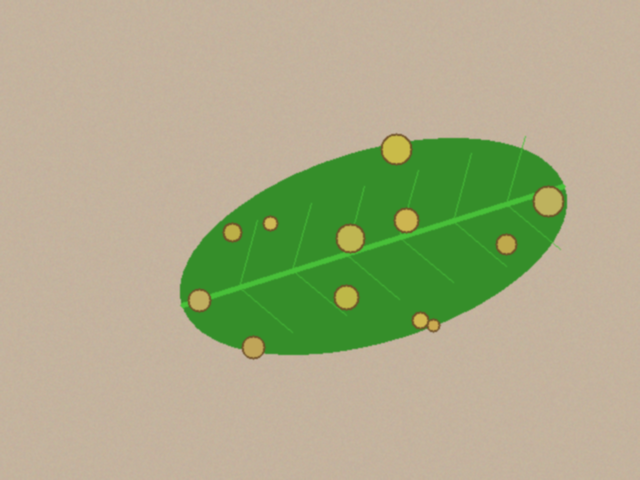
#> input picture data/sintetis/bersih/teh_041.png, 640 x 480 px, found by its file name
$ jupyter execute B3_histogram.ipynb
#> lines starting #> are read from the running program, lines starting #| are printed output that depends on the picture; after the words box and inside, x2 and y2 are one past the last pixel; in counts of white or black regions, pixels touching at a corner belong together
### src/utils_cv.py
"""utils_cv.py: fungsi bantu yang dipakai ulang sepanjang semester."""
import cv2
import numpy as np
import matplotlib.pyplot as plt

def baca(path):
    """Membaca citra dan langsung memberi pesan jelas bila gagal."""
#> called with path = '../data/sintetis/citra/teh_041.png'
    img = cv2.imread(path)
#> img is the input picture: shape (480, 640, 3); mean B, G, R 135.4, 171.9, 169.7
    if img is None:
        raise FileNotFoundError(f"Citra tidak ditemukan: {path}")
    return img

def tampil(daftar, judul, baris=1, ukuran=(14, 4)):
    """Menampilkan beberapa citra berdampingan. Citra 3 kanal dianggap BGR."""
    kolom = int(np.ceil(len(daftar) / baris))
    plt.figure(figsize=ukuran)
    for i, (im, jd) in enumerate(zip(daftar, judul)):
        plt.subplot(baris, kolom, i + 1)
        if im.ndim == 3:
            plt.imshow(cv2.cvtColor(im, cv2.COLOR_BGR2RGB))
        else:
            plt.imshow(im, cmap="gray", vmin=0, vmax=255)
        plt.title(jd)
        plt.axis("off")
    plt.tight_layout()
    plt.show()

def kontras_bercak(kanal, mask_daun, mask_bercak):
    """KB = |rerata bercak - rerata daun sehat| / simpangan baku daun sehat.
    Makin besar KB, makin mudah bercak dipisahkan dari daun sehat."""
    k = kanal.astype(np.float64)
    sehat = (mask_daun > 0) & (mask_bercak == 0)
    bercak = mask_bercak > 0
    if bercak.sum() == 0:
        return float("nan")
    return abs(k[bercak].mean() - k[sehat].mean()) / (k[sehat].std() + 1e-6)

def statistik(gray):
    """Ringkasan statistik intensitas untuk mendiagnosis mutu citra."""
    return {
        "rerata": round(float(gray.mean()), 1),
        "simpangan_baku": round(float(gray.std()), 1),
        "min": int(gray.min()),
        "maks": int(gray.max()),
        "persen_gelap": round(100 * float((gray < 50).mean()), 1),
        "persen_terang": round(100 * float((gray > 205).mean()), 1)
    }

### notebook/B3_histogram.ipynb
[cell 1]
import sys
import os
import cv2
import numpy as np

sys.path.append(os.path.abspath("../src"))

from utils_cv import baca, statistik, kontras_bercak, tampil
import matplotlib.pyplot as plt

for nama in ["teh_041.png", "teh_042.png", "teh_043.png",
"teh_044.png", "teh_045.png"]:
    gray = cv2.cvtColor(baca(f"../data/sintetis/citra/{nama}"), cv2.COLOR_BGR2GRAY)
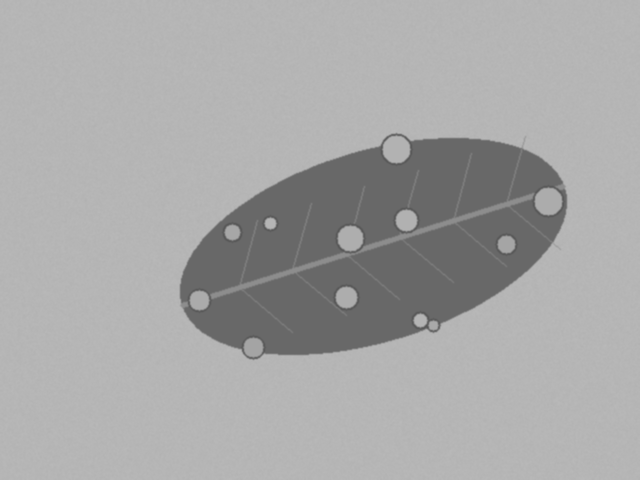
#> gray: shape (480, 640); min 87, max 185, mean 167.1
#> pass 2 of the loop `for nama in ["teh_041.png", "teh_042.png", "teh_043.png",`:
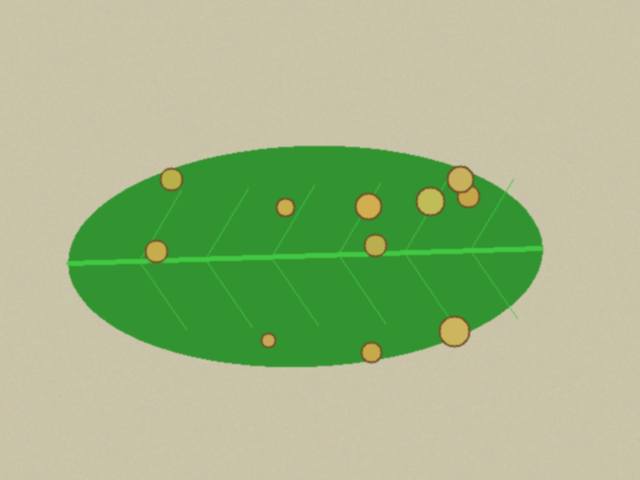
#> input picture data/sintetis/bersih/teh_042.png, 640 x 480 px, found by its file name
#> in baca, img is the input picture: shape (480, 640, 3); mean B, G, R 136.6, 183.3, 162.8
#> `gray = cv2.cvtColor(baca(f"../data/sintetis/citra/{nama}"), cv2.COLOR_..`:
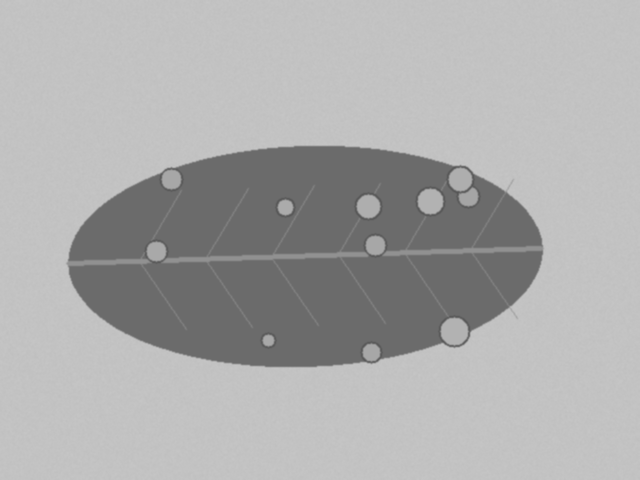
#> gray: shape (480, 640); min 86, max 198, mean 171.8
#> pass 3 of the loop `for nama in ["teh_041.png", "teh_042.png", "teh_043.png",`:
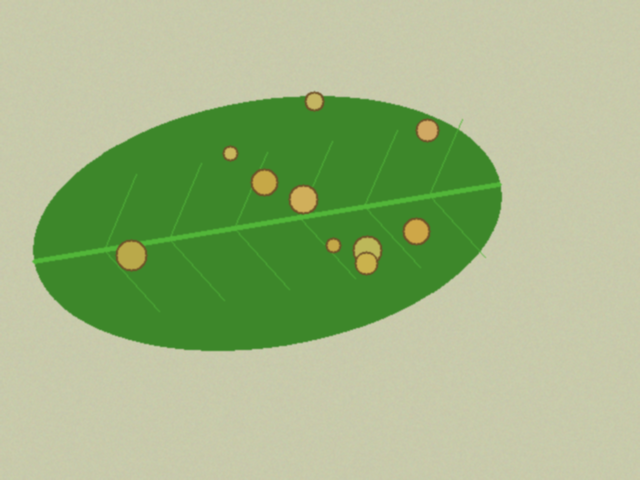
#> input picture data/sintetis/bersih/teh_043.png, 640 x 480 px, found by its file name
#> in baca, img is the input picture: shape (480, 640, 3); mean B, G, R 132.7, 182.3, 160.1
#> `gray = cv2.cvtColor(baca(f"../data/sintetis/citra/{nama}"), cv2.COLOR_..`:
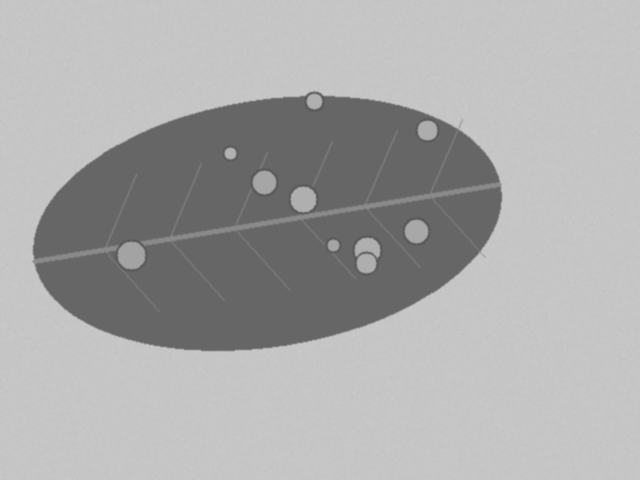
#> gray: shape (480, 640); min 85, max 201, mean 169.9
#> the loop made 5 passes; the first 3 are shown
print(nama, statistik(gray))
#| teh_045.png {'rerata': 176.2, 'simpangan_baku': 40.6, 'min': 88, 'maks': 203, 'persen_gelap': 0.0, 'persen_terang': 0.0}
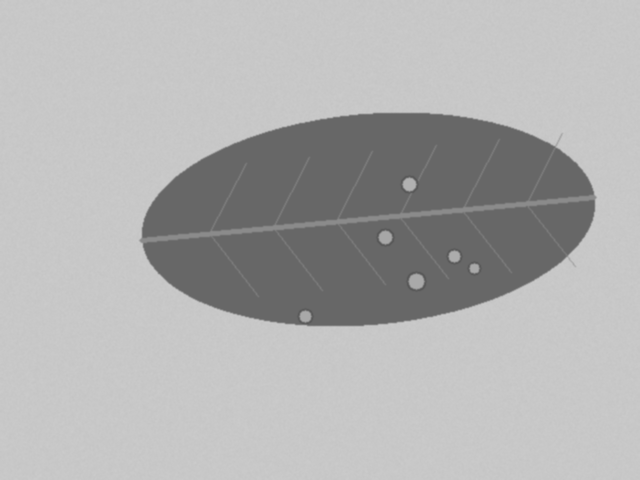
#> gray: shape (480, 640); min 88, max 203, mean 176.2
hist = cv2.calcHist([gray], [0], None, [256], [0, 256])
#> hist = 256 values, max 87729 at index 199, min 0 at index 0, mean 1200
plt.plot(hist, label=nama)
plt.xlabel("Intensitas"); plt.ylabel("Jumlah piksel"); plt.legend()
plt.savefig("../hasil/b3_histogram_5kondisi.png")
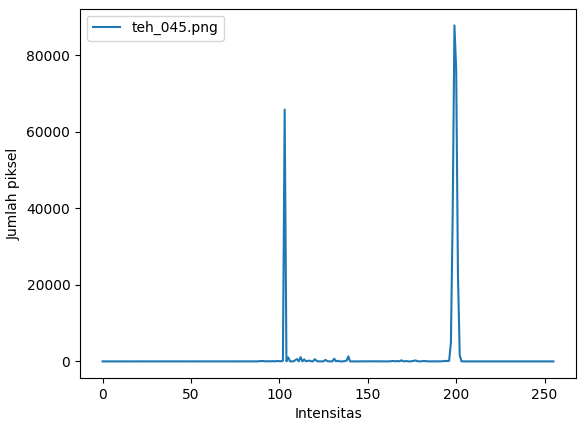
#> figure drawn by matplotlib, 1 panel; curve peaks at x = 199, y = 87729

[cell 2]
import cv2
import numpy as np

nama = "teh_045.png"  # kondisi bayangan
img = baca(f"../data/sintetis/citra/{nama}")
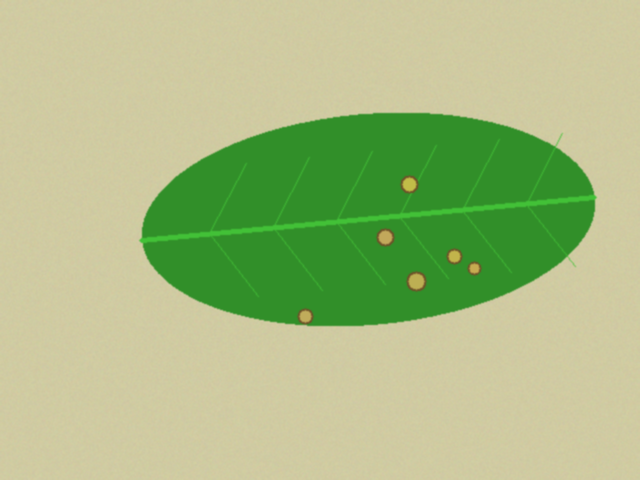
#> input picture data/sintetis/bersih/teh_045.png, 640 x 480 px, found by its file name
#> in baca, img is the input picture: shape (480, 640, 3); mean B, G, R 132.2, 188.4, 169.3
md = cv2.imread(f"../data/sintetis/mask_daun/{nama}", 0)
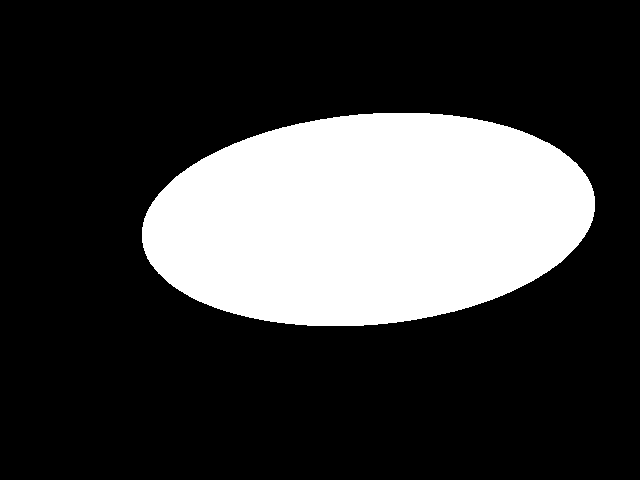
#> input picture data/sintetis/mask_daun/teh_045.png, 640 x 480 px
#> md: shape (480, 640); 24.5% white; 1 white region, box (x1, y1, x2, y2) and area: (142, 113, 595, 326) 75219
mb = cv2.imread(f"../data/sintetis/mask_bercak/{nama}", 0)
#> mb: shape (480, 640); min 87, max 202, mean 175.8
gray = cv2.cvtColor(img, cv2.COLOR_BGR2GRAY)


def gamma_lut(g):
    lut = np.array([255 * (i / 255) ** g for i in range(256)])
    return lut.clip(0, 255).astype(np.uint8)


rmin, rmax = np.percentile(gray, (2, 98))  # abaikan 2% piksel ekstrem
#> rmin = 103; rmax = 201

hasil = {
    "asli": gray,
    "negatif": 255 - gray,
    "cerah+50": cv2.add(gray, 50),
    "kontras": cv2.convertScaleAbs(gray, alpha=1.5, beta=-40),
    "regang": np.clip(
        (gray - rmin) / (rmax - rmin) * 255, 0, 255
    ).astype(np.uint8),
    "gamma0.5": cv2.LUT(gray, gamma_lut(0.5)),
    "gamma1.8": cv2.LUT(gray, gamma_lut(1.8)),
    "ekualisasi": cv2.equalizeHist(gray),
    "CLAHE": cv2.createCLAHE(
        clipLimit=2.0, tileGridSize=(8, 8)
    ).apply(gray),
}

for nm, c in hasil.items():
    print(
        f"{nm:10s} KB={kontras_bercak(c, md, mb):.2f} "
        f"sigma={c.std():.1f}"
    )
#> this loop made 9 passes
#> nm on passes 1 to 9: 'asli', 'negatif', 'cerah+50', 'kontras', 'regang', 'gamma0.5', 'gamma1.8', 'ekualisasi', 'CLAHE'
#| asli       KB=nan sigma=40.6
#| negatif    KB=nan sigma=40.6
#| cerah+50   KB=nan sigma=40.6
#| kontras    KB=nan sigma=59.4
#| regang     KB=nan sigma=105.4
#| gamma0.5   KB=nan sigma=26.5
#| gamma1.8   KB=nan sigma=48.3
#| ekualisasi KB=nan sigma=73.8
#> (further printed lines are left out)
#> pass 2, in kontras_bercak (call 2), `k = kanal.astype(np.float64)`:
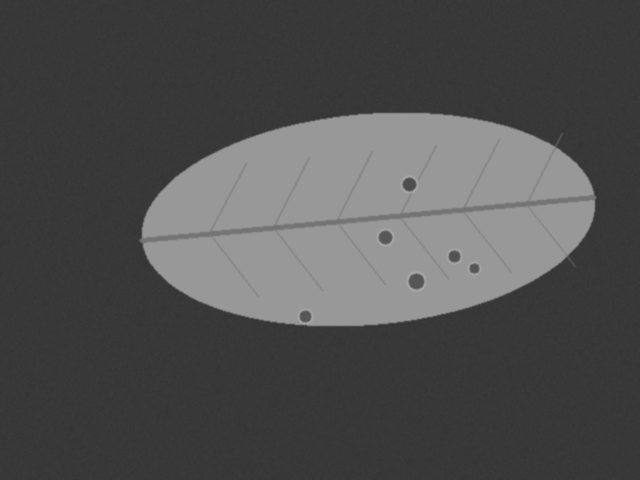
#> k: shape (480, 640) float64; min 52, max 167, mean 78.8

[cell 3]
# eksperimen parameter CLAHE
for clip in [1.0, 2.0, 4.0]:
    for tile in [4, 8, 16]:
        c = cv2.createCLAHE(clipLimit=clip,
                            tileGridSize=(tile, tile)).apply(gray)
        print(f"clip={clip} tile={tile}: KB={kontras_bercak(c, md, mb):.2f}")
#> this loop made 3 passes
#| clip=1.0 tile=4: KB=nan
#| clip=1.0 tile=8: KB=nan
#| clip=1.0 tile=16: KB=nan
#| clip=2.0 tile=4: KB=nan
#| clip=2.0 tile=8: KB=nan
#| clip=2.0 tile=16: KB=nan
#| clip=4.0 tile=4: KB=nan
#| clip=4.0 tile=8: KB=nan
#| clip=4.0 tile=16: KB=nan

# CLAHE pada citra warna: kanal V (benar) dan tiap kanal BGR (bandingkan)
clahe = cv2.createCLAHE(clipLimit=2.0, tileGridSize=(8, 8))
hsv = cv2.cvtColor(img, cv2.COLOR_BGR2HSV)
#> hsv: shape (480, 640, 3); mean H, S, V 34.3, 87, 192.2
hsv[:, :, 2] = clahe.apply(hsv[:, :, 2])
#> hsv: shape (480, 640, 3); mean H, S, V 34.3, 87, 189.2
via_v = cv2.cvtColor(hsv, cv2.COLOR_HSV2BGR)
via_bgr = cv2.merge([clahe.apply(c) for c in cv2.split(img)])
tampil([img, via_v, via_bgr], ["Asli", "CLAHE kanal V", "CLAHE tiap kanal BGR"])
#> in tampil, `kolom = int(np.ceil(len(daftar) / baris))`: kolom = 3
#> the loop in tampil, `for i, (im, jd) in enumerate(zip(daftar, judul)):` made 3 passes
#> in tampil, `plt.show()`:
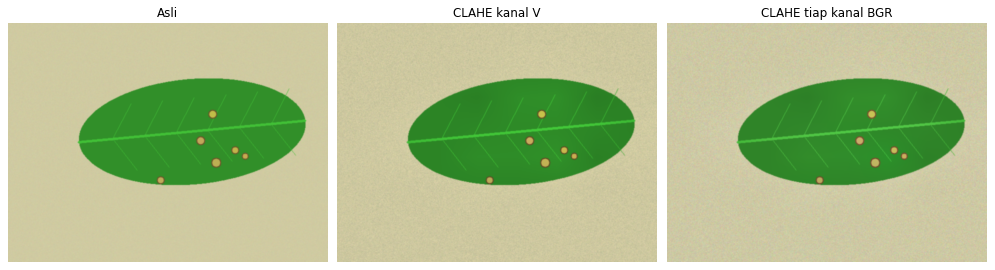
#> figure drawn by matplotlib, 3 panels
